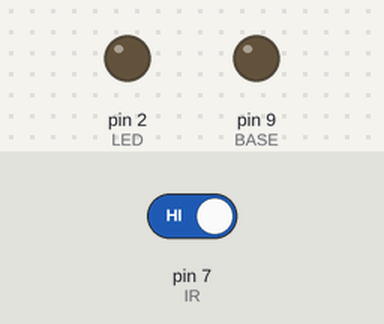
A sketch run on a simulated Arduino Uno, built with avr-gcc and run on an emulated ATmega328P. Parts: output pins drawn as LEDs (lit = HIGH). The inputs (shaded band) are chosen by the test bench; at power-on: pin 7 (IR) HIGH.

Above: at 1.2 s.
1.3 s: pin 7 (IR) driven LOW
At 2.5 s:
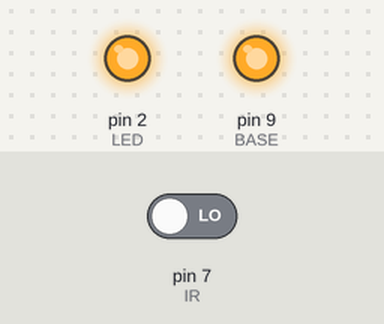
2.8 s: pin 7 (IR) driven HIGH
At 3.6 s:
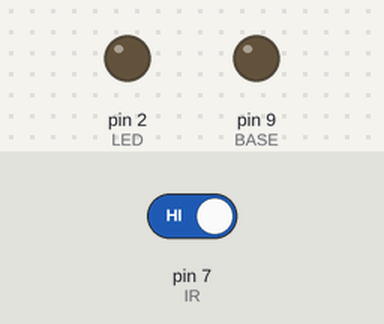
Timing chart, 0 to 5.8 s (numbered marks = the images above; inputs shaded):
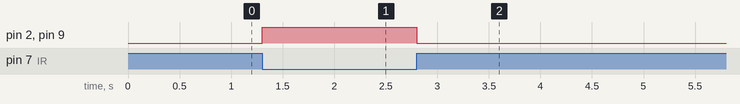

Measured:
- after the input at 1.3 s, pin 2 (LED), pin 9 (BASE): LOW → HIGH at once
- after the input at 2.8 s, pin 2 (LED), pin 9 (BASE): HIGH → LOW at once

The sketch:

exp30_ir_bc547_smart_intruder_alarm.ino
```cpp
const int IR = 7;     // IR sensor OUT pin connected to D7
const int LED = 2;    // Warning LED connected to D2
const int BASE = 9;   // BC547 base (through 1k resistor) connected to D9

void setup() {
  pinMode(IR, INPUT);
  pinMode(LED, OUTPUT);
  pinMode(BASE, OUTPUT);
}

void loop() {
  if (digitalRead(IR) == LOW) {
    digitalWrite(LED, HIGH);    // Object detected: warning LED ON
    digitalWrite(BASE, HIGH);   // Turn ON BC547, buzzer sounds
  } else {
    digitalWrite(LED, LOW);     // No object: LED OFF
    digitalWrite(BASE, LOW);    // Turn OFF BC547, buzzer stops
  }
}
```
